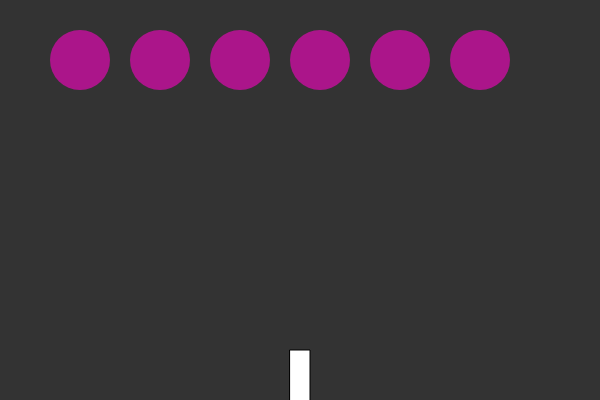
Frame 1 (no input)
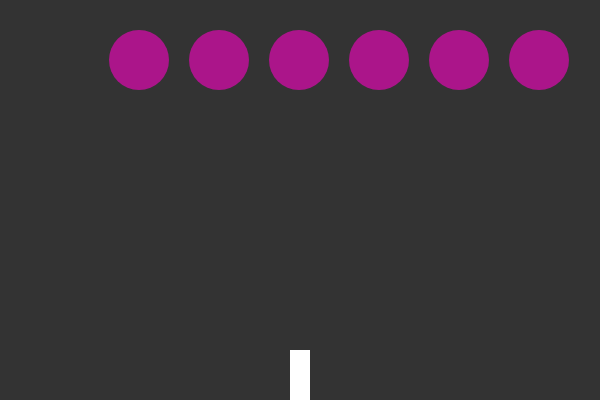
Frame 60 (no input)
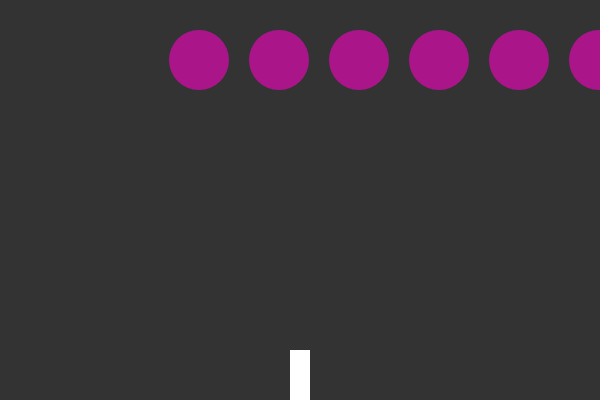
Frame 120 (the mouse pressed at the canvas centre since frame 60)

The p5.js sketch that drew these frames (run headless with seeded random() and noise() and a simulated clock; from frame 60 on, the mouse is pressed at the canvas centre):

// p5.js sketch
// ── sketch.js
//SPACE INVADERS
//PRESENTADO POR 
//VALERIA MARTINEZ A00372453
//ROSSY HURTADO A00372572
//CRISTIAN ORTIZ A00372906

//DISPARA CON ESPACIO






class Ship {
  constructor(){
    this.x = width / 2;
    this.xdir = 0;
  }
  
  show() {
    fill(255);
    rectMode(CENTER);
    rect(this.x, height - 20, 20, 60);
  };

  setDir(dir) {
    this.xdir = dir;
  };

  move (dir) {
    this.x += this.xdir * 5;
  };
}


class Invader {

  constructor(x, y){
    this.x = x;
    this.y = y;
    this.r = 30;
    this.xdir = 1;
  }

  grow() {
    if(this.r == 0){
      this.r = 0;
    }else{
      this.r = this.r - 10;
    }
    
  };

  shiftDown(){
    this.xdir *= -1;
    this.y += this.r;
  };

  move() {
    this.x = this.x + this.xdir;
  };

  show() {
    noStroke();
    fill(255, 0, 200, 150);
    ellipse(this.x, this.y, this.r * 2, this.r * 2);
  };
}


class Drop {
  constructor(x, y){
    this.x = x;
    this.y = y;
    this.r = 8;
    this.toDelete = false;
  }
  

  show() {
    noStroke();
    fill(150, 0, 255);
    ellipse(this.x, this.y, this.r * 2, this.r * 2);
  };

  evaporate() {
    this.toDelete = true;
  };

  hits(flower) {
    var d = dist(this.x, this.y, flower.x, flower.y);
    if (d < this.r + flower.r) {
      return true;
    } else {
      return false;
    }
  };

  move() {
    this.y = this.y - 5;
  };
}

var ship;
var invaders = [];
var drops = [];

function setup() {
  createCanvas(600, 400);
  ship = new Ship();
  // drop = new Drop(width/2, height/2);
  for (var i = 0; i < 6; i++) {
    invaders[i] = new Invader(i * 80 + 80, 60);
  }
}

function draw() {
  background(51);
  ship.show();
  ship.move();

  for (var i = 0; i < drops.length; i++) {
    drops[i].show();
    drops[i].move();
    for (var j = 0; j < invaders.length; j++) {
      if (drops[i].hits(invaders[j])) {
        invaders[j].grow();
        drops[i].evaporate();
      }
    }
  }

  var edge = false;

  for (var i = 0; i < invaders.length; i++) {
    invaders[i].show();
    invaders[i].move();
    if (invaders[i].x > width || invaders[i].x < 0) {
      edge = true;
    }
  }

  if (edge) {
    for (var i = 0; i < invaders.length; i++) {
      invaders[i].shiftDown();
    }
  }

  for (var i = drops.length - 1; i >= 0; i--) {
    if (drops[i].toDelete) {
      drops.splice(i, 1);
    }
  }
}

function keyReleased() {
  if (key != ' ') {
    ship.setDir(0);
  }
}

function keyPressed() {
  if (key === ' ') {
    var drop = new Drop(ship.x, height);
    drops.push(drop);
  }

  if (keyCode === RIGHT_ARROW) {
    ship.setDir(1);
  } else if (keyCode === LEFT_ARROW) {
    ship.setDir(-1);
  }
}
